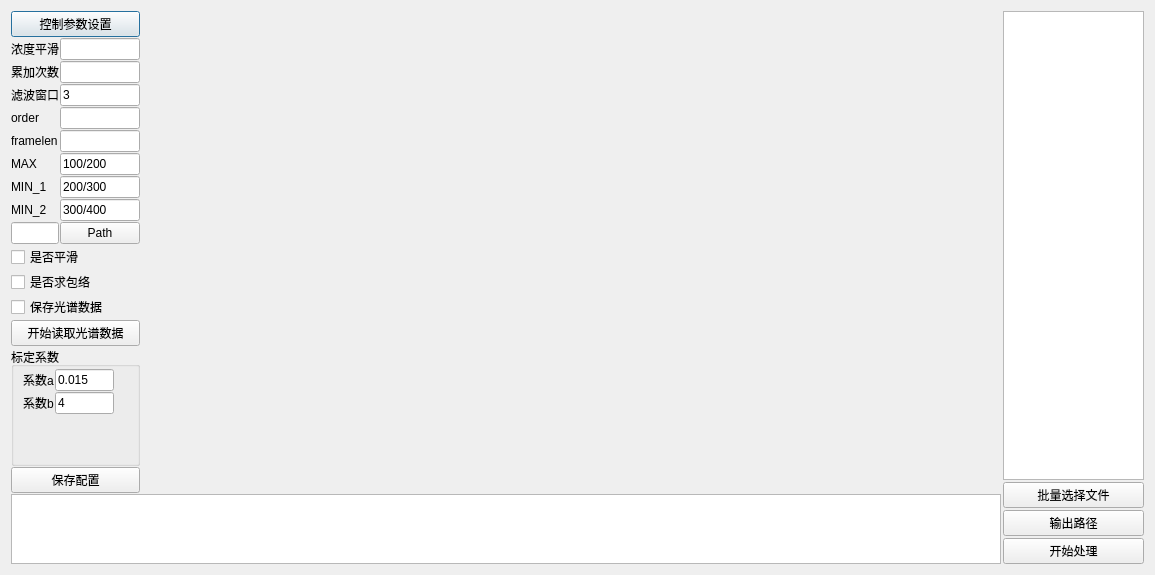
<?xml version="1.0" encoding="UTF-8"?>
<ui version="4.0">
 <class>configuration</class>
 <widget class="QDialog" name="configuration">
  <property name="geometry">
   <rect>
    <x>0</x>
    <y>0</y>
    <width>1155</width>
    <height>575</height>
   </rect>
  </property>
  <property name="windowTitle">
   <string>参数配置</string>
  </property>
  <property name="windowIcon">
   <iconset resource="image.qrc">
    <normaloff>:/image/image/001.jpg</normaloff>:/image/image/001.jpg</iconset>
  </property>
  <layout class="QHBoxLayout" name="horizontalLayout_3">
   <item>
    <layout class="QHBoxLayout" name="horizontalLayout_2" stretch="7,1">
     <property name="spacing">
      <number>2</number>
     </property>
     <item>
      <layout class="QVBoxLayout" name="verticalLayout_7" stretch="7,1">
       <property name="spacing">
        <number>1</number>
       </property>
       <item>
        <layout class="QHBoxLayout" name="horizontalLayout" stretch="1,9">
         <item>
          <layout class="QVBoxLayout" name="verticalLayout_6" stretch="1,3,2,3">
           <property name="spacing">
            <number>1</number>
           </property>
           <item>
            <layout class="QVBoxLayout" name="verticalLayout_3">
             <property name="spacing">
              <number>1</number>
             </property>
             <item>
              <widget class="QPushButton" name="pushButton">
               <property name="text">
                <string>控制参数设置</string>
               </property>
              </widget>
             </item>
            </layout>
           </item>
           <item>
            <layout class="QFormLayout" name="formLayout">
             <item row="0" column="0">
              <widget class="QLabel" name="label_2">
               <property name="text">
                <string>浓度平滑</string>
               </property>
              </widget>
             </item>
             <item row="0" column="1">
              <widget class="QLineEdit" name="COCN_WIN"/>
             </item>
             <item row="1" column="0">
              <widget class="QLabel" name="label">
               <property name="text">
                <string>累加次数</string>
               </property>
              </widget>
             </item>
             <item row="1" column="1">
              <widget class="QLineEdit" name="add_lin"/>
             </item>
             <item row="2" column="0">
              <widget class="QLabel" name="label_4">
               <property name="text">
                <string>滤波窗口</string>
               </property>
              </widget>
             </item>
             <item row="2" column="1">
              <widget class="QLineEdit" name="win_n">
               <property name="enabled">
                <bool>true</bool>
               </property>
               <property name="text">
                <string>3</string>
               </property>
              </widget>
             </item>
             <item row="3" column="0">
              <widget class="QLabel" name="label_6">
               <property name="text">
                <string>order</string>
               </property>
              </widget>
             </item>
             <item row="3" column="1">
              <widget class="QLineEdit" name="order"/>
             </item>
             <item row="4" column="0">
              <widget class="QLabel" name="label_7">
               <property name="text">
                <string>framelen</string>
               </property>
              </widget>
             </item>
             <item row="4" column="1">
              <widget class="QLineEdit" name="frameleng"/>
             </item>
             <item row="5" column="0">
              <widget class="QLabel" name="label_8">
               <property name="text">
                <string>MAX</string>
               </property>
              </widget>
             </item>
             <item row="5" column="1">
              <widget class="QLineEdit" name="MAX_B">
               <property name="text">
                <string>100/200</string>
               </property>
              </widget>
             </item>
             <item row="8" column="0">
              <widget class="QLineEdit" name="Spectrumline"/>
             </item>
             <item row="8" column="1">
              <widget class="QPushButton" name="pushButton_2">
               <property name="text">
                <string>Path</string>
               </property>
              </widget>
             </item>
             <item row="6" column="1">
              <widget class="QLineEdit" name="MIN_B1">
               <property name="text">
                <string>200/300</string>
               </property>
              </widget>
             </item>
             <item row="6" column="0">
              <widget class="QLabel" name="label_9">
               <property name="text">
                <string>MIN_1</string>
               </property>
              </widget>
             </item>
             <item row="7" column="1">
              <widget class="QLineEdit" name="MIN_B2">
               <property name="text">
                <string>300/400</string>
               </property>
              </widget>
             </item>
             <item row="7" column="0">
              <widget class="QLabel" name="label_10">
               <property name="text">
                <string>MIN_2</string>
               </property>
              </widget>
             </item>
            </layout>
           </item>
           <item>
            <layout class="QVBoxLayout" name="verticalLayout_4">
             <item>
              <widget class="QCheckBox" name="ifsmooth">
               <property name="text">
                <string>是否平滑</string>
               </property>
              </widget>
             </item>
             <item>
              <widget class="QCheckBox" name="ifenvelope">
               <property name="text">
                <string>是否求包络</string>
               </property>
              </widget>
             </item>
             <item>
              <widget class="QCheckBox" name="ifSave">
               <property name="text">
                <string>保存光谱数据</string>
               </property>
              </widget>
             </item>
             <item>
              <widget class="QPushButton" name="read_Button">
               <property name="text">
                <string>开始读取光谱数据</string>
               </property>
              </widget>
             </item>
            </layout>
           </item>
           <item>
            <layout class="QVBoxLayout" name="verticalLayout_5">
             <item>
              <widget class="QGroupBox" name="groupBox">
               <property name="title">
                <string>标定系数</string>
               </property>
               <widget class="QWidget" name="layoutWidget">
                <property name="geometry">
                 <rect>
                  <x>12</x>
                  <y>22</y>
                  <width>91</width>
                  <height>51</height>
                 </rect>
                </property>
                <layout class="QFormLayout" name="formLayout_2">
                 <property name="horizontalSpacing">
                  <number>1</number>
                 </property>
                 <property name="verticalSpacing">
                  <number>1</number>
                 </property>
                 <item row="0" column="0">
                  <widget class="QLabel" name="label_5">
                   <property name="text">
                    <string>系数a</string>
                   </property>
                  </widget>
                 </item>
                 <item row="0" column="1">
                  <widget class="QLineEdit" name="a_n">
                   <property name="enabled">
                    <bool>true</bool>
                   </property>
                   <property name="text">
                    <string>0.015</string>
                   </property>
                  </widget>
                 </item>
                 <item row="1" column="0">
                  <widget class="QLabel" name="label_3">
                   <property name="text">
                    <string>系数b</string>
                   </property>
                  </widget>
                 </item>
                 <item row="1" column="1">
                  <widget class="QLineEdit" name="b_n">
                   <property name="enabled">
                    <bool>true</bool>
                   </property>
                   <property name="text">
                    <string>4</string>
                   </property>
                  </widget>
                 </item>
                </layout>
               </widget>
              </widget>
             </item>
             <item>
              <widget class="QPushButton" name="pushButton_3">
               <property name="text">
                <string>保存配置</string>
               </property>
              </widget>
             </item>
            </layout>
           </item>
          </layout>
         </item>
         <item>
          <layout class="QVBoxLayout" name="verticalLayout">
           <item>
            <widget class="QCustomPlot" name="chart_widget" native="true"/>
           </item>
          </layout>
         </item>
        </layout>
       </item>
       <item>
        <widget class="QTextEdit" name="textEdit"/>
       </item>
      </layout>
     </item>
     <item>
      <layout class="QVBoxLayout" name="verticalLayout_2">
       <item>
        <widget class="QTableView" name="tableView"/>
       </item>
       <item>
        <widget class="QPushButton" name="select_files">
         <property name="minimumSize">
          <size>
           <width>0</width>
           <height>20</height>
          </size>
         </property>
         <property name="text">
          <string>批量选择文件</string>
         </property>
        </widget>
       </item>
       <item>
        <widget class="QPushButton" name="pushButton_4">
         <property name="text">
          <string>输出路径</string>
         </property>
        </widget>
       </item>
       <item>
        <widget class="QPushButton" name="start_process">
         <property name="minimumSize">
          <size>
           <width>0</width>
           <height>20</height>
          </size>
         </property>
         <property name="text">
          <string>开始处理</string>
         </property>
        </widget>
       </item>
      </layout>
     </item>
    </layout>
   </item>
  </layout>
 </widget>
 <customwidgets>
  <customwidget>
   <class>QCustomPlot</class>
   <extends>QWidget</extends>
   <header location="global">qcustomplot.h</header>
   <container>1</container>
  </customwidget>
 </customwidgets>
 <resources>
  <include location="image.qrc"/>
 </resources>
 <connections/>
</ui>
